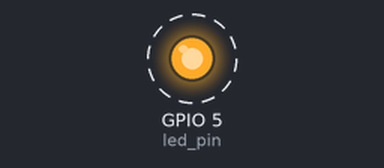
A program run on a simulated ESP32 board running MicroPython. On the bench: output pins drawn as LEDs (lit = HIGH). Dashed ring = blinking. Files that are not in the repository are absent; library files of the repository ran but are not shown: sht1x.py; what the program prints to the serial console is not drawn.

Above: at 0.07 s.
Timing chart, 0 to 3.0 s (numbered marks = the images above):
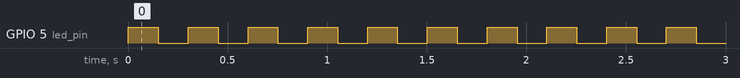

Measured:
- by itself, GPIO 5 (led_pin): alternates HIGH for 0.15 s and LOW for 0.15 s

The program:

main.py
```python
import utime
import machine
from machine import Pin, ADC
import network
import socket

from sht1x import Sht1x

authfile = "auth.txt"
server_host = '192.168.8.129'
server_port = 2300

led_pin = machine.Pin(5, machine.Pin.OUT)
sta_if = network.WLAN(network.STA_IF)
conns = []
config = {}
bat_pin = ADC(Pin(36))
sol_pin = ADC(Pin(37))

sht11_data = 0
sht11_clk = 2
sht11 = Sht1x(Pin(sht11_data), Pin(sht11_clk))

ADC_MAX_VOLTAGE = 1.1
ADC_MAX_VALUE   = 2**12

def setup():
    print("Setup Starting")
    config["ess_id"], config["ess_pass"] = read_auth()
    sta_if.active(True)


def main():
    print("Main Starting")
    operative = False
    while True:  # Main repetitive loop.
        while not is_system_operative():
            prepare_loop()
        if not operative:
            operative_setup()
            operative = True
        operative_loop()


def toggle(pin):
    pin(not pin())


def operative_setup():
    print("System Now Operative.")
    conns[0].send("Start\n")


def prepare_loop():
    """
    The loop that gets called when the system is not yet ready
    """
    if config["ess_id"]:
        if not sta_if.isconnected():
            print("Connecting to '%s' with password" % config["ess_id"])
            sta_if.connect(config["ess_id"], config["ess_pass"])
        elif len(conns) == 0:
            s = None
            try:
                print("Connecting to %s" % server_host)
                addr_info = socket.getaddrinfo(server_host, server_port)
                addr = addr_info[0][-1]
                s = socket.socket()
                s.connect(addr)
            except OSError as exc:
                print("Failing to connect: %s" % exc)
                if s:
                    s.close()
            else:
                print("Connected.")
                conns.append(s)
        else:
            print("Shouldn't get here.")
    for x in range(4):  # blink 4 times.
        toggle(led_pin)
        utime.sleep_ms(150)


def operative_loop():
    """
    The normal work loop
    """
    toggle(led_pin)
    utime.sleep_ms(500)
    bat_v = pin_to_voltage(bat_pin, 4.3)
    sol_v = pin_to_voltage(sol_pin, 7.8)
    temp_c = sht11.read_temperature_C()
    hum_pct = sht11.read_humidity()
    dew_p  = sht11.calculate_dew_point(temp_c, hum_pct)
    conns[0].send("bat:%.3fv, solar:%.3fv, temp:%.2fc, hum:%.1f%%, dewp:%.1fc, t:%dms\n" % (
        bat_v, sol_v, temp_c, hum_pct, dew_p, utime.ticks_ms()))


def pin_to_voltage(pin, multi):
    value = pin.read()
    return (value * ADC_MAX_VOLTAGE * multi) / ADC_MAX_VALUE


def is_system_operative():
    """
    Returns True if the system is ready to do it's normal operation
    :return: True if working, False otherwise.
    :rtype: bool
    """
    if not sta_if.isconnected():
        return False
    if len(conns) == 0:
        return False
    return True


def read_auth():
    ess_id = None
    ess_pass = None
    try:
        fd = open(authfile, 'r')
        ess_id = fd.readline()[:-1]
        ess_pass = fd.readline()[:-1]
        fd.close()
    except OSError as exc:
        print("Failed to read '%s': '%s'" % (authfile, exc))
    return ess_id, ess_pass


setup()
main()
```
